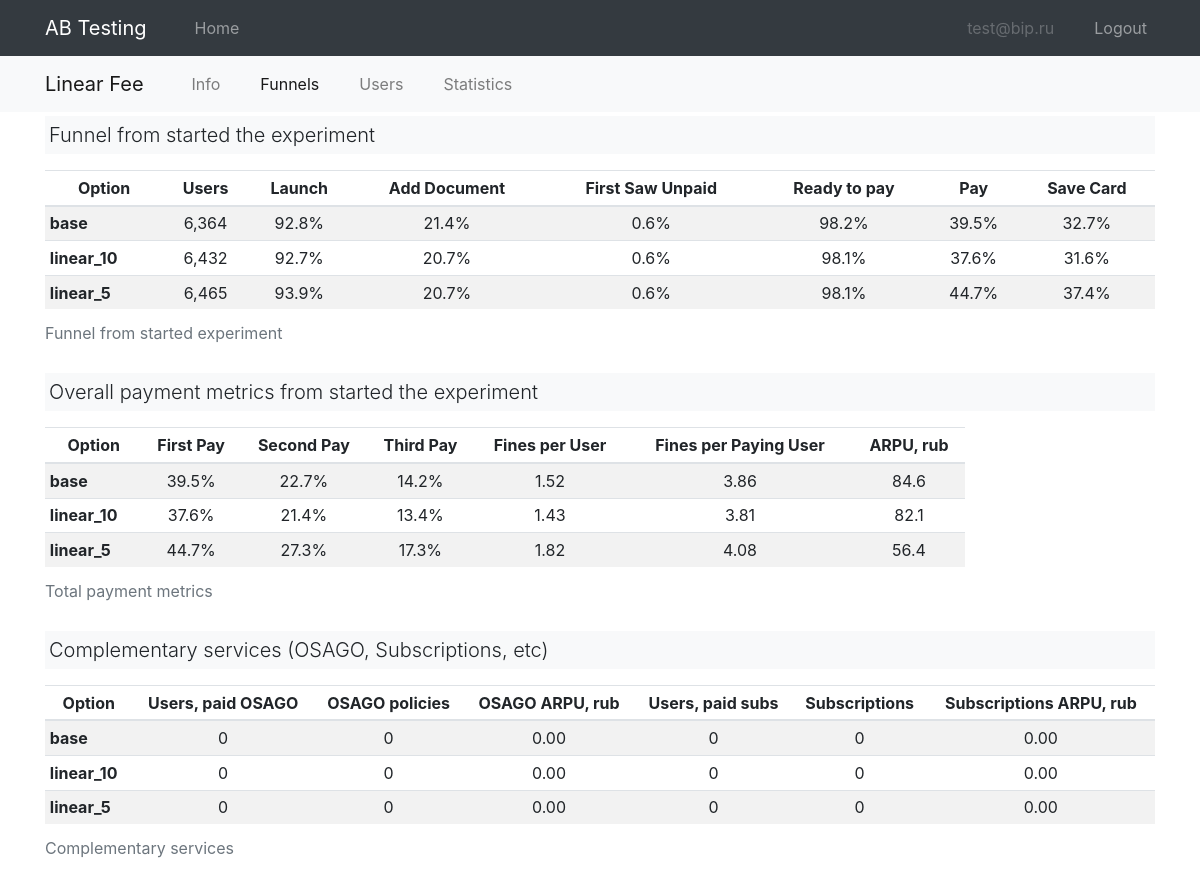
/exp_android_linear_fee/funnel (signed in), run on an earlier commit of the app's database.
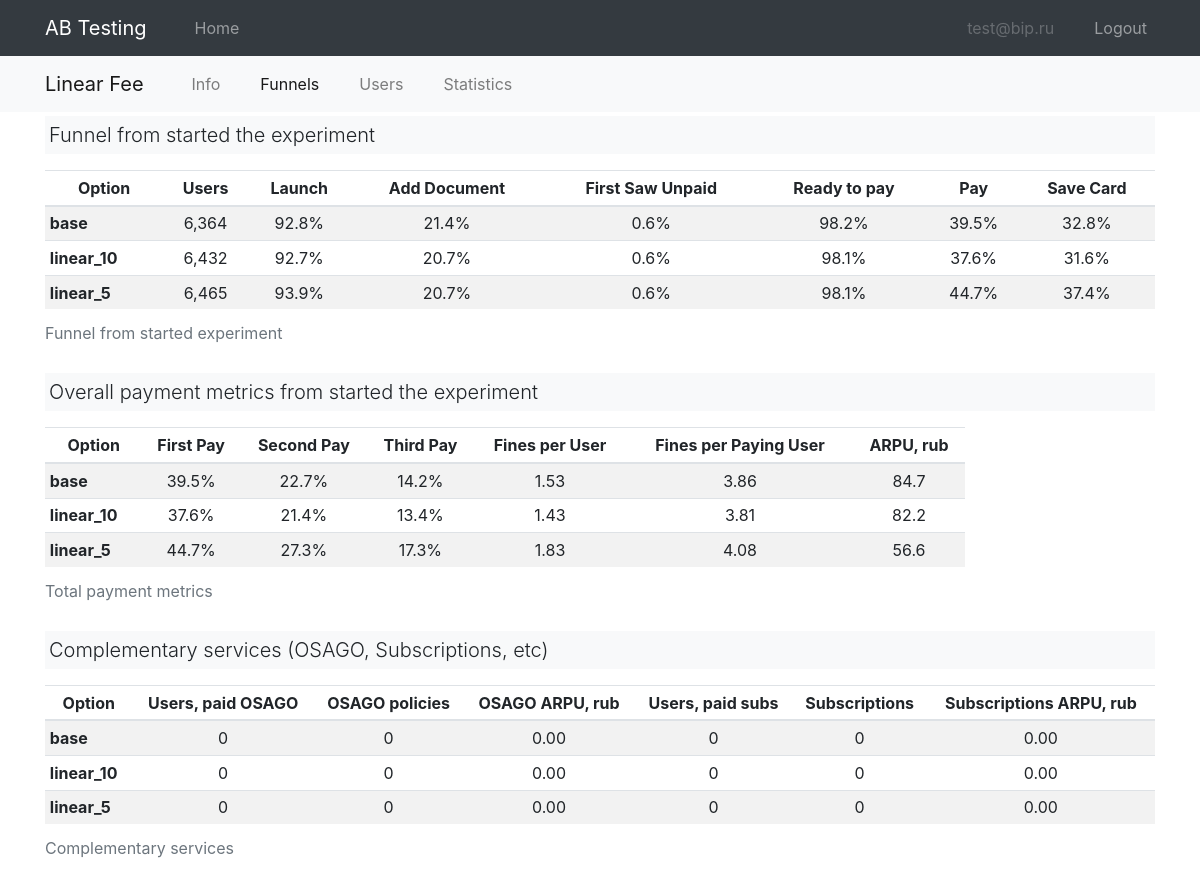
And on a later commit of the database.
### models.py (models this page shows, shortened)
class User(UserMixin, db.Model):
    id = db.Column(db.Integer, primary_key=True)
    email = db.Column(db.String(120), index=True, unique=True)
    password_hash = db.Column(db.String(128))

class ABExperiment(db.Model):
    __tablename__ = "experiment"
    __table_args__ = (db.UniqueConstraint('app_id', 'name', name="unique_constraint_app_exp"), )
    id = db.Column(db.Integer, primary_key=True)
    app_id = db.Column(db.Integer, db.ForeignKey("app.id"))
    name = db.Column(db.String(120), index=True)
    description = db.Column(db.Text)
    metrics = db.Column(db.Text)
    start_date = db.Column(db.Date)
    end_date = db.Column(db.Date)
    options = db.relationship('ABOption', backref='experiment') # cascade="all, delete-orphan"
    @property
    def metrics_json(self):
        return json.loads(self.metrics) if self.metrics is not None else dict()
    @property
    def clean_name(self):
        clean_name = " ".join(
            [i.capitalize() for i in self.name.split("_") if i not in ("exp", "ios", "android")]
        )
        return clean_name
    @property
    def sorted_options(self):
        options = sorted(self.options, key=lambda x: (-x.is_control_group, x.name))
        return [i.name for i in options]

class ABOption(db.Model):
    __tablename__ = "option"
    id = db.Column(db.Integer, primary_key=True)
    name = db.Column(db.String(120))
    is_control_group = db.Column(db.Boolean) # base, ...
    experiment_id = db.Column(db.Integer, db.ForeignKey('experiment.id'))

### ab/ab.py (the view)
@bp.route("/<exp_name>/funnel")
@login_required
def detail_funnel(exp_name):
    exp = ABExperiment.query.filter_by(name=exp_name).first()
    if exp is None:
        abort(404)
    return render_template("ab/ab_item_funnel.html", exp=exp, active_link="funnel")

### main.py (called while the page is built)
@login.user_loader
def load_user(id):
    return User.query.get(int(id))

### templates/ab/ab_item_funnel.html (shortened to what this page needs)
{% extends "base.html" %}
{% from "macros/plots/barprot_total.html" import barprot_total %}
{% from "macros/plots/donut.html" import donut %}
{% block second_nav %}
{% include "ab/_second_nav.html" %}
{% endblock %}
{% block content %}
<div class="container">
    <p class="lead bg-light p-1">Funnel from started the experiment</p>
    <div class="row mt-0">
        <div class="col">
            <table class="table table-hover table-sm table-striped">
                <caption>Funnel from started experiment</caption>
                <thead>
                    <tr>
                    {% for col in ['Option', 'Users', 'Launch', 'Add Document', 'First Saw Unpaid', 'Ready to pay', 'Pay', 'Save Card'] %}
                    <th scope="col" class='text-center'>{{ col }}</th>
                    {% endfor %}
                    </tr>
                </thead>
                <tbody>
                    {% for option in exp.sorted_options %}
                    <tr class='text-center'>
                        <th scope="row" class="text-left">{{ option }}</th>
                        <td scope="row">{{ "{:,}".format(exp.metrics_json.get("cnt_users_all").get(option)) }}</td>
                        {% for i in ["funnel_launch", "funnel_add_document", "funnel_first_saw_unpaid", "funnel_ready_to_pay", "funnel_pay", "funnel_save_card"] %}
                        <td scope="row">{{ "{:.1%}".format(exp.metrics_json.get(i).get(option)) }}</td>
                        {% endfor %}
                    </tr>
                    {% endfor %}
                </tbody>
            </table>
        </div>
    </div>
    <p class="lead bg-light p-1">Overall payment metrics from started the experiment</p>
    <div class="row mt-0">
        <div class="col-10">
            <table class="table table-hover table-sm table-striped">
                <caption>Total payment metrics</caption>
                <thead>
                    <tr>
                    {% for col in ['Option', 'First Pay', 'Second Pay', 'Third Pay', 'Fines per User', 'Fines per Paying User', 'ARPU, rub'] %}
                    <th scope="col" class='text-center'>{{ col }}</th>
                    {% endfor %}
                    </tr>
                </thead>
                <tbody>
                    {% for option in exp.sorted_options %}
                    <tr class='text-center'>
                        <th scope="row" class="text-left">{{ option }}</th>
                        {% for i in ["funnel_first_pay", "funnel_second_pay", "funnel_third_pay"] %}
                        <td scope="row">{{ "{:.1%}".format(exp.metrics_json.get(i).get(option)) }}</td>
                        {% endfor %}
                        <td scope="row">{{ "{:.2f}".format(exp.metrics_json.get("avg_fines_all").get(option)) }}</td>
                        <td scope="row">{{ "{:.2f}".format(exp.metrics_json.get("avg_fines_pp_all").get(option)) }}</td>
                        <td scope="row">{{ "{:.1f}".format(exp.metrics_json.get("arpu_all").get(option)) }}</td>
                    </tr>
                    {% endfor %}
                </tbody>
            </table>
        </div>
    </div>
    <p class="lead bg-light p-1">Complementary services (OSAGO, Subscriptions, etc)</p>
    <div class="row mt-0">
        <div class="col-12">
            <table class="table table-hover table-sm table-striped">
                <caption>Complementary services</caption>
                <thead>
                    <tr>
                    {% for col in ['Option', 'Users, paid OSAGO', 'OSAGO policies', 'OSAGO ARPU, rub', 'Users, paid subs', 'Subscriptions', 'Subscriptions ARPU, rub'] %}
                    <th scope="col" class='text-center'>{{ col }}</th>
                    {% endfor %}
                    </tr>
                </thead>
                <tbody>
                    {% for option in exp.sorted_options %}
                    <tr class='text-center'>
                        <th scope="row" class="text-left">{{ option }}</th>
                        <td scope="row">{{ "{:d}".format(exp.metrics_json.get("funnel_purchase_osago").get(option)) }}</td>
                        <td scope="row">{{ "{:d}".format(exp.metrics_json.get("funnel_cnt_osago").get(option)) }}</td>
                        <td scope="row">{{ "{:.2f}".format(exp.metrics_json.get("osago_arpu_all").get(option)) }}</td>
                        <td scope="row">{{ "{:d}".format(exp.metrics_json.get("funnel_subscription_paid").get(option)) }}</td>
                        <td scope="row">{{ "{:d}".format(exp.metrics_json.get("funnel_cnt_subscription").get(option)) }}</td>
                        <td scope="row">{{ "{:.2f}".format(exp.metrics_json.get("subscription_arpu_all").get(option)) }}</td>
                    </tr>
                    {% endfor %}
                </tbody>
            </table>
        </div>
    </div>
</div>
{% endblock %}

### templates/base.html (shortened to what this page needs)
<!DOCTYPE html>
<html>
    <head>
        <link rel="stylesheet" href="https://stackpath.bootstrapcdn.com/bootstrap/4.5.0/css/bootstrap.min.css">
        <link rel="stylesheet" href="https://stackpath.bootstrapcdn.com/font-awesome/4.7.0/css/font-awesome.min.css">
        <link rel="stylesheet" type="text/css" href="{{ url_for('static', filename='css/style.css') }}">
    </head>
    <body>
    <nav class="navbar navbar-expand-md navbar-dark bg-dark fixed-top">
        <div class="container">
            <a class="navbar-brand" href="{{ url_for('ab.index') }}">AB Testing</a>
            <div class="collapse navbar-collapse" id="navbarCollapse">
                <ul class="navbar-nav mr-auto">
                    <li class="nav-item {{ 'active' if active_link == 'home' else None }} ml-4">
                        <a class="nav-link" href="{{ url_for('ab.index') }}">Home</a>
                    </li>
                </ul>
                <ul class="navbar-nav ml-auto">
                {% if current_user.is_authenticated %}
                    <li class="nav-item mr-4">
                    <a class="nav-link disabled">{{ current_user.email }}</a>
                    </li>
                    <li class="nav-item">
                    <a class="nav-link" href="{{ url_for('auth.logout') }}">Logout</a>
                    </li>
                {% endif %}
                </ul>
            </div>
        </div>
    </nav>
    {% block second_nav %}{% endblock %}
    {% block content %}
    {% endblock %}
    </body>
</html>

### templates/ab/_second_nav.html (shortened to what this page needs)
<nav class="navbar navbar-expand-md navbar-light bg-light">
    <div class="container mx-auto">
        <a class="navbar-brand" href="{{ url_for('ab.detail', exp_name=exp.name) }}">{{ exp.clean_name }}</a>
        <div class="collapse navbar-collapse" id="navbar2Collapse">
            <ul class="navbar-nav ml-4">
                <li class="nav-item {{ 'active' if active_link == 'info' else None }} mr-4">
                    <a class="nav-link" href="{{ url_for('ab.detail', exp_name=exp.name) }}">Info</a>
                </li>
                <li class="nav-item {{ 'active' if active_link == 'funnel' else None }} mr-4">
                    <a class="nav-link" href="{{ url_for('ab.detail_funnel', exp_name=exp.name) }}">Funnels</a>
                </li>
                <li class="nav-item {{ 'active' if active_link == 'users' else None }} mr-4">
                    <a class="nav-link" href="{{ url_for('ab.detail_users', exp_name=exp.name) }}">Users</a>
                </li>
                <li class="nav-item {{ 'active' if active_link == 'stats' else None }} mr-4">
                    <a class="nav-link" href="{{ url_for('ab.detail_stats', exp_name=exp.name, period='1d') }}">Statistics</a>
                </li>
            </ul>
        </div>
    </div>
</nav>

### static/css/style.css (style rules this page uses)
body { padding-top: 3.5rem; }

What changed in the data, as far as the page shows it:
changed ABExperiment "Linear Fee": metrics_json.get "1.52" → "1.53"; metrics_json.get "84.6" → "84.7"; metrics_json.get "82.1" → "82.2"; metrics_json.get "1.82" → "1.83"; metrics_json.get "56.4" → "56.6"
Also different on the page:
new list line: "32.8%"
list line gone: "32.7%"
